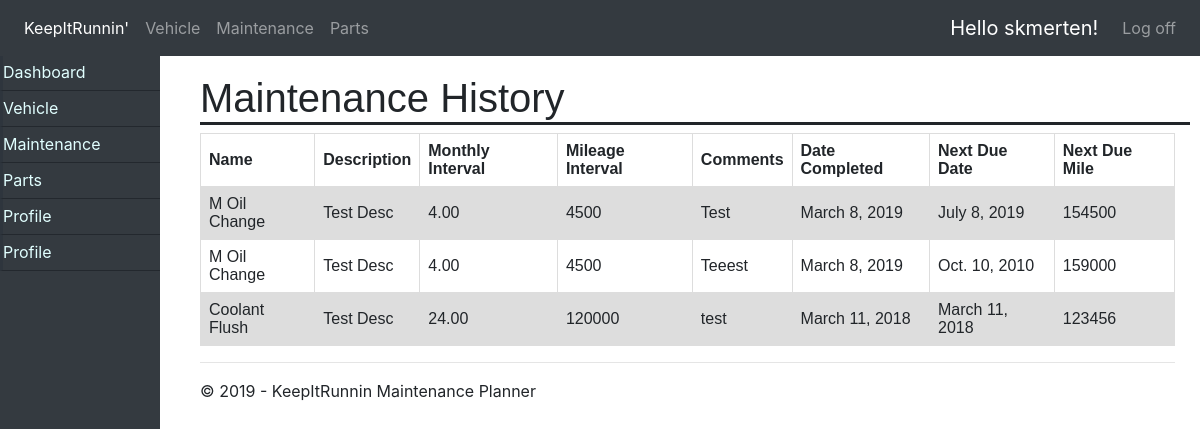
The page /maintenance/history/ (signed in) on the database as committed earlier.
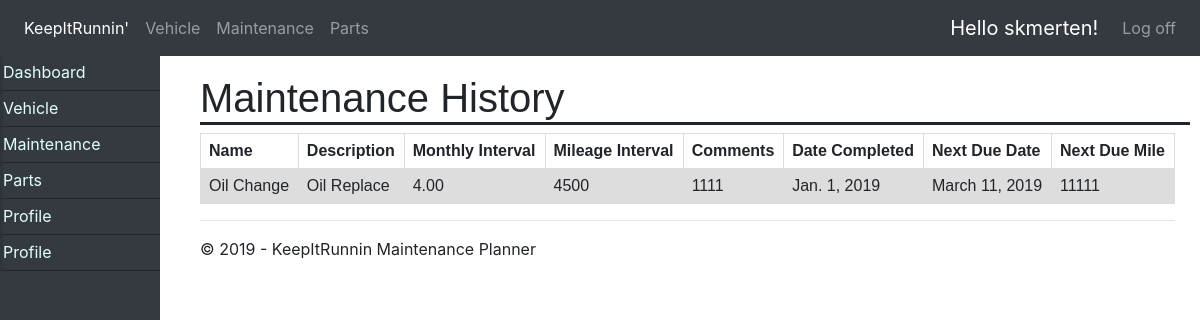
The same page on the database as committed later.
### maintenance/models.py (models this page shows, shortened)
class Maintenance_Record(models.Model):
    maintenance = models.ForeignKey(Maintenance, on_delete=models.CASCADE)
    comments = models.CharField(max_length=250)
    date_completed = models.DateField()
    current_mileage = models.IntegerField(max_length=None)
    next_due_date = models.DateField()
    next_due_mile = models.IntegerField(max_length=None)
    completed = models.IntegerField(max_length=None)

class Maintenance(models.Model):
    vehicle = models.ForeignKey(Vehicle, on_delete=models.CASCADE)
    name = models.CharField(max_length=200,null=False)
    description = models.CharField(max_length=100,null=True)
    months = models.DecimalField(max_digits=5, decimal_places=2)
    miles = models.IntegerField(max_length=None)
    materials = models.CharField(max_length=250,null=True)
    comments = models.CharField(max_length=250,null=True)

### maintenance/views.py (the view)
# urls.py: path('maintenance/history/', maintenance.views.viewMaintHist, name='viewMaintHist'),
@login_required(login_url='/login')
def viewMaintHist(request):
    assert isinstance(request, HttpRequest)
    return render(
        request,
        'app/viewMaintHist.html',
        {
            'title':'Maintenance History',
            'year':datetime.now().year,
            'maintenanceHistory': Maintenance_Record.objects.filter(maintenance__vehicle__user=request.user),
            'maintOptions':True
        }
    )

### app/templates/app/viewMaintHist.html (shortened to what this page needs)
{% extends "app/layout.html" %}
{% block content %}
<div>
    <table id="schedulMaint2">
      <tr>
        <th>Name</th>
        <th>Description</th>
        <th>Monthly Interval</th>
	    <th>Mileage Interval</th>
	    <th>Comments</th>
	    <th>Date Completed</th>
	    <th>Next Due Date</th>
	    <th>Next Due Mile</th>
      </tr>
        {% for each in maintenanceHistory %}
	        <tr>
            <td>{{each.maintenance.name}}</td>
            <td>{{each.maintenance.description}}</td>
            <td>{{each.maintenance.months}}</td>
            <td>{{each.maintenance.miles}}</td>
            <td>{{each.comments}}</td>
            <td>{{each.date_completed}}</td>
            <td>{{each.next_due_date}}</td>
            <td>{{each.next_due_mile}}</td>
	        </tr>
        {% endfor %}
    </table>
</div>
{% endblock %}

Rows that differ between the two databases and show on the page:
removed Maintenance_Record: maintenance.name "M Oil Change", maintenance.description "Test Desc", maintenance.months "4.00", maintenance.miles "4500", comments "Test", date_completed "March 8, 2019", next_due_date "July 8, 2019", next_due_mile "154500"
removed Maintenance_Record: maintenance.name "M Oil Change", maintenance.description "Test Desc", maintenance.months "4.00", maintenance.miles "4500", comments "Teeest", date_completed "March 8, 2019", next_due_date "Oct. 10, 2010", next_due_mile "159000"
removed Maintenance_Record: maintenance.name "Coolant Flush", maintenance.description "Test Desc", maintenance.months "24.00", maintenance.miles "120000", comments "test", date_completed "March 11, 2018", next_due_date "March 11, 2018", next_due_mile "123456"
added Maintenance_Record: maintenance.name "Oil Change", maintenance.description "Oil Replace", maintenance.months "4.00", maintenance.miles "4500", comments "1111", date_completed "Jan. 1, 2019", next_due_date "March 11, 2019", next_due_mile "11111"
